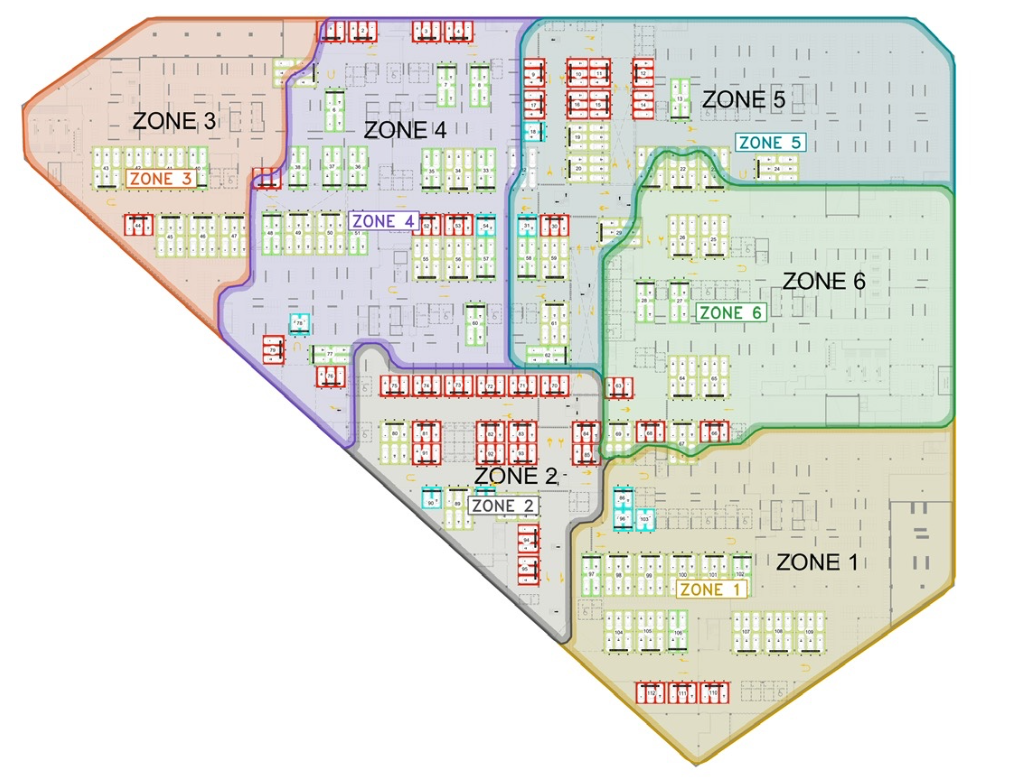
#> input picture TotalParking/Images/zones_map.png, 1016 x 781 px, found by its file name
$ python compare_images.py
#> lines starting #> are read from the running program, lines starting #| are printed output that depends on the picture
from PIL import Image, ImageChops
import numpy as np
import os

# Load the old image (1016 x 781)
old_img = Image.open('TotalParking/Images/zones_map.png').convert('RGB')

# Load the new image and resize/pad it to 1016 x 781 (matching container rendering)
new_raw = Image.open('TotalParking/Images/zones_map.jpeg')
#> new_raw is the input picture: PIL image 1016x781 RGBA; mean R, G, B, A 227.4, 227.9, 221.1, 255
container_w, container_h = 1016, 781
disp_w = container_w
disp_h = int(new_raw.height * (container_w / new_raw.width))
#> disp_h = 781
pad_y = int((container_h - disp_h) / 2.0)
#> pad_y = 0

new_resized = new_raw.resize((disp_w, disp_h), Image.Resampling.LANCZOS)
new_img = Image.new('RGB', (container_w, container_h), (15, 23, 42))
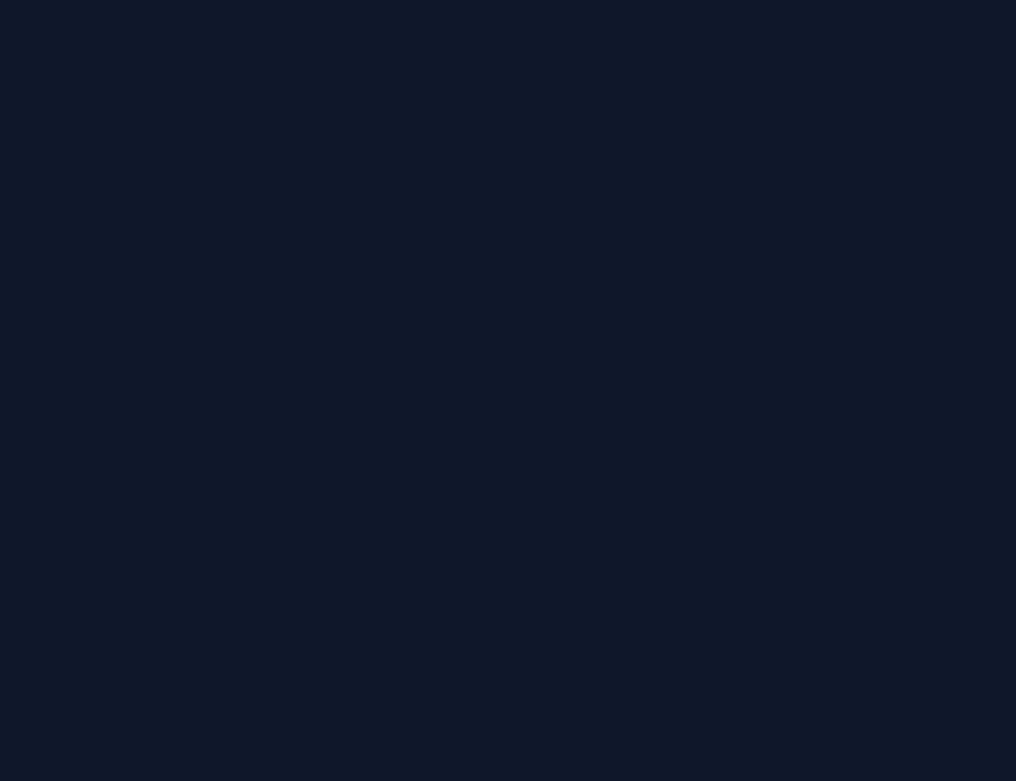
#> new_img: PIL image 1016x781 RGB; mean R, G, B 15, 23, 42
new_img.paste(new_resized, (0, pad_y))

# Let's find a template in the old image to match in the new image.
# We'll take a crop of the text "ZONE 3" or similar visual elements.
# Let's check the center of the old image, e.g., around X=400 to 600, Y=300 to 500.
# We will do a simple brute-force template match.
old_arr = np.array(old_img).astype(np.float32)
new_arr = np.array(new_img).astype(np.float32)

# Convert to grayscale for matching
old_gray = old_arr.mean(axis=2)
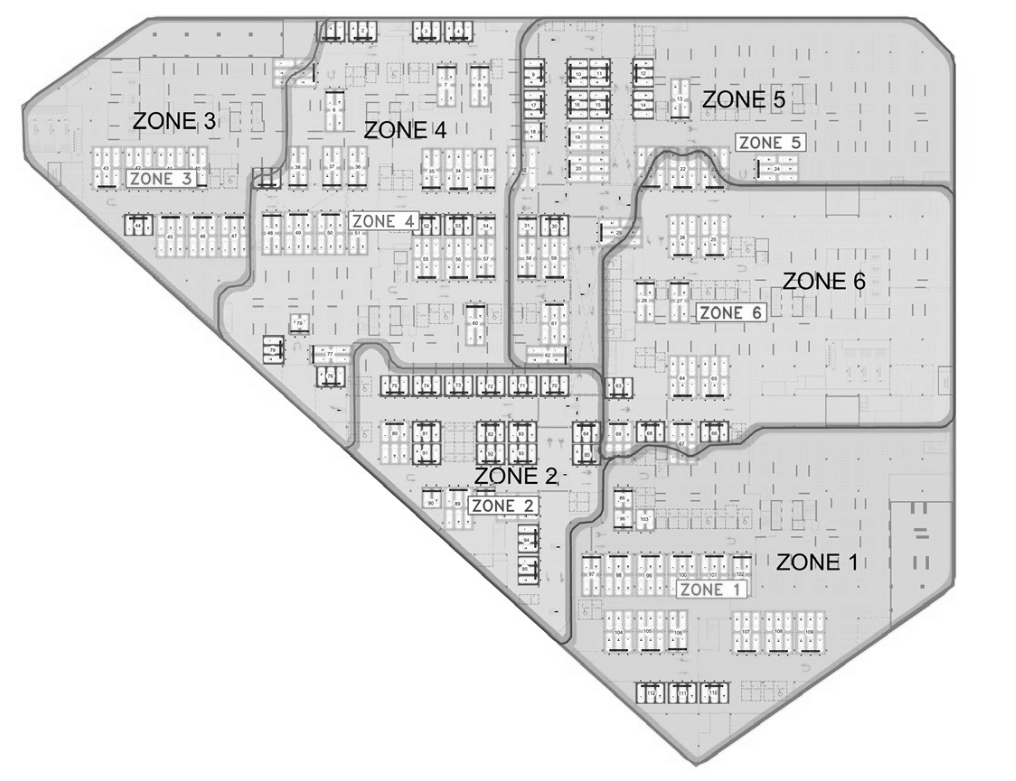
#> old_gray: shape (781, 1016) float32; min 0.667, max 255, mean 225.5
new_gray = new_arr.mean(axis=2)

# Select a 100x100 template from the old image
# Let's pick a region with high contrast, like around the center of the map (e.g., x=450 to 550, y=350 to 450)
th, tw = 100, 100
ty_start, tx_start = 350, 450
template = old_gray[ty_start:ty_start+th, tx_start:tx_start+tw]
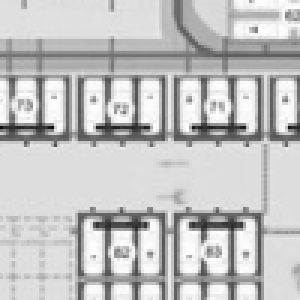
#> template: shape (100, 100) float32 (shown 3 times larger); min 11, max 254.7, mean 194.6

# Brute force search in the new image for the best match
best_score = float('inf')
best_dy, best_dx = 0, 0

# Search range
search_range = 80
for dy in range(-search_range, search_range):
    for dx in range(-search_range, search_range):
        ny = ty_start + dy
        nx = tx_start + dx
        if 0 <= ny < container_h - th and 0 <= nx < container_w - tw:
            crop = new_gray[ny:ny+th, nx:nx+tw]
            score = np.sum((crop - template) ** 2)
            if score < best_score:
                best_score = score
                best_dy = dy
                best_dx = dx
#> after the loop, best_dx = 0; best_dy = 0; best_score = 0

print(f"Best Match Offset: dx = {best_dx}, dy = {best_dy} (score = {best_score})")
#| Best Match Offset: dx = 0, dy = 0 (score = 0.0)

# Let's verify by printing some coordinates shifted by this offset
# e.g., if old point is (150, 15), new point would be (150 + dx, 15 + dy)
# Let's save a composite image of old and shifted new image to visually confirm
shifted_new = Image.new('RGB', (container_w, container_h))
#> shifted_new: PIL image 1016x781 RGB; every value is 0
# Paste new image shifted back by (best_dx, best_dy)
shifted_new.paste(new_img, (-best_dx, -best_dy))

# Create a blend to see alignment
blend = Image.blend(old_img, shifted_new, 0.5)
blend.save('TotalParking/scratch/blend_verify.png')
print("Saved blend_verify.png")
